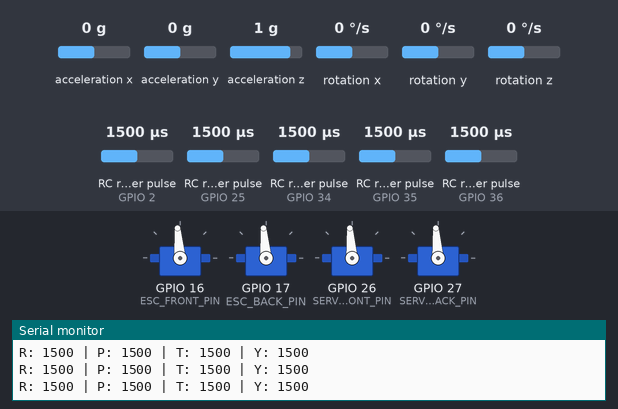
A sketch run on a simulated ESP32. Parts: 4 × servo, the last lines printed to the serial monitor. Wiring (inferred from the names in the program): 5 × RC receiver channel: data GPIO 2 / data GPIO 25 / data GPIO 34 / data GPIO 35 / data GPIO 36. The inputs (shaded band) are chosen by the test bench; at power-on: RC receiver pulse (sensors on GPIO 35, GPIO 2, GPIO 25, GPIO 34, GPIO 36) 1500 µs, acceleration y 0 g, rotation x 0 °/s, rotation y 0 °/s, acceleration x 0 g, acceleration z 1 g, rotation z 0 °/s. Servo pulses on a pin are drawn as a servo (544–2400 µs = 0–180°).

Above: at 6.2 s.
6.3 s: RC receiver pulse (sensor on GPIO 35) set to 1020 µs
At 8.3 s:
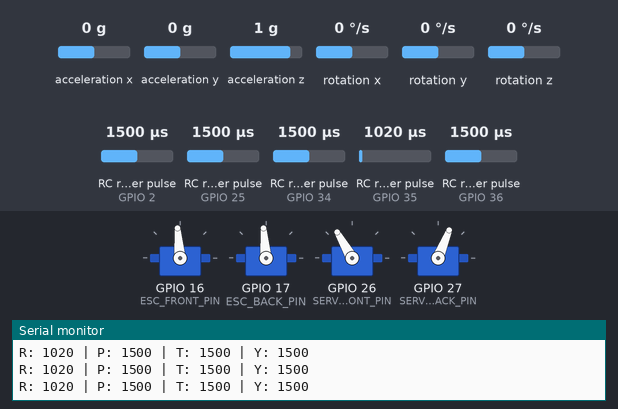
9.3 s: RC receiver pulse (sensor on GPIO 2) set to 1250 µs
At 11.7 s:
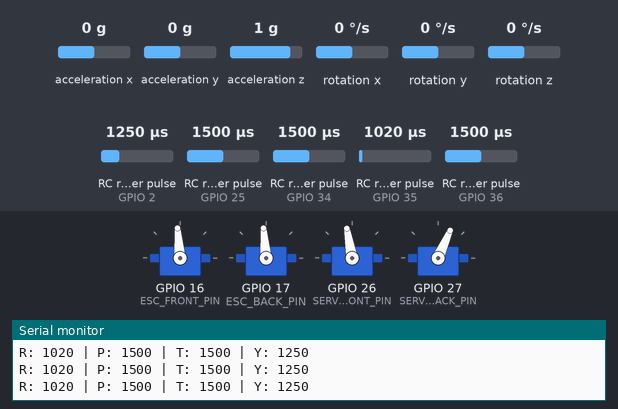
12.0 s: acceleration y set to -1.4 g
At 12.35 s:
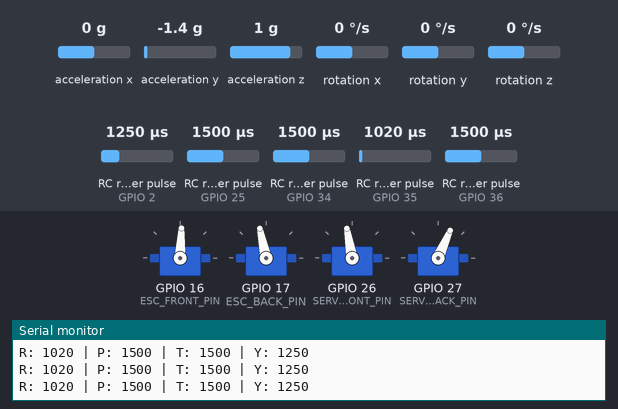
15.0 s: rotation x set to -100 °/s
At 16.4 s:
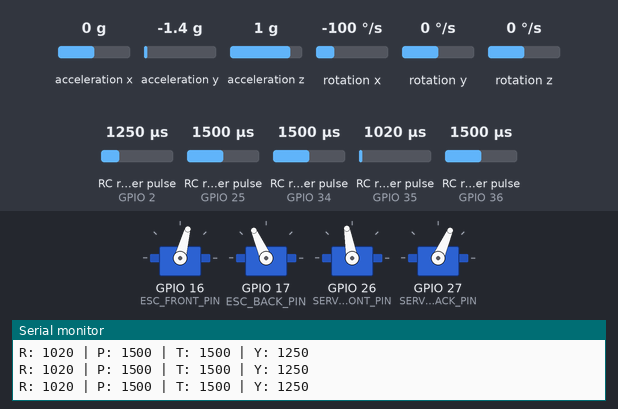
16.7 s: rotation y set to -192 °/s
At 19.4 s:
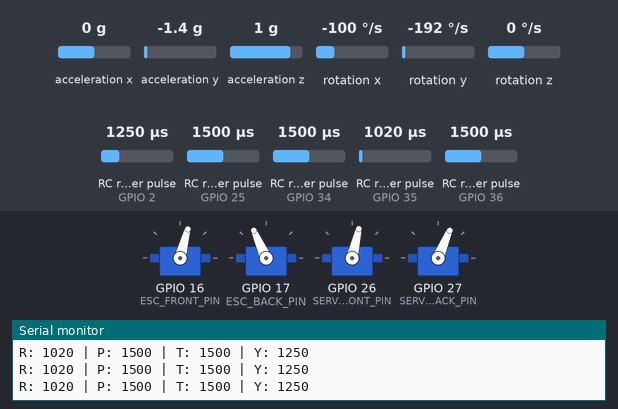
19.7 s: RC receiver pulse (sensor on GPIO 25) set to 1020 µs
At 20.9 s:
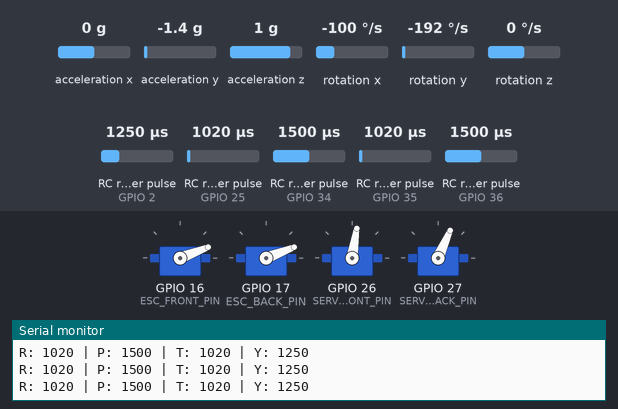
Timing chart, 0 to 22.2 s (numbered marks = the images above; inputs shaded):
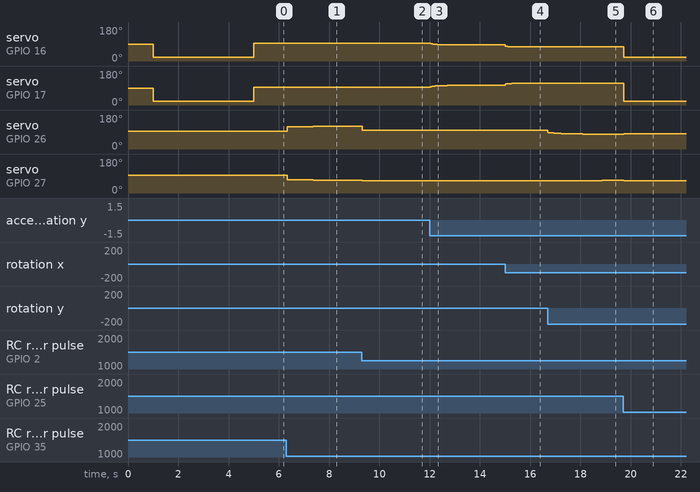

The sketch:

wifitune.ino
```cpp
/*
 ============================================================================
 BICOPTER OS - FLIGHT READY
 Sensor: MPU6050_light
 Receiver: 5-Wire PWM (Simplified Interrupt Logic)
 ============================================================================
*/

#include <Wire.h>
#include <MPU6050_light.h>
#include <ESP32Servo.h> // Added for precise ESC microsecond control

// --- Hardware Setup ---
#define RC_ROLL_PIN  35
#define RC_PITCH_PIN 34
#define RC_THR_PIN   25
#define RC_AUX_PIN   36
#define RC_YAW_PIN   2

//esc connected pins of esp32 (white and violet)
const int ESC_FRONT_PIN = 16;
const int ESC_BACK_PIN  = 17;

const int SERVO_FRONT_PIN = 26;
const int SERVO_BACK_PIN  = 27;

// --- PWM Channels (Required for ESP32 Core v2.x) ---
// Note: ESC channels removed as ESP32Servo auto-allocates them
const int SERVO_FRONT_CH = 2;
const int SERVO_BACK_CH  = 3;

// --- Tuning ---
int FRONT_MID = 310; // Updated to match your successful test
int BACK_MID  = 310;

const int SERVO_LIMIT = 60; // Adjusted based on your 250-370 range

// --- ESC Translated Limits (Microseconds) ---
const int ESC_MIN_US  = 732;   // Was 150 ticks
const int ESC_IDLE_US = 1099;  // Was 225 ticks
const int ESC_MAX_US  = 2002;  // Was 410 ticks
const float TICK_TO_US = 4.8828f;

// --------
// PID VALUES FOR TUNING
// --------

float AKP = 1.930;
float RKP = 0.130;
float RKI = 0.030;
float RKD = 0.000;
float RFF = 50.0;

float PAKP = 2.500;
float PRKP = 0.150;
float PRKI = 0.010;
float PRKD = 0.020;

float YKP = 0.250;
float YKI = 0.010;
float YKD = 0.000;

const float I_TERM_LIMIT = 250.0;
const float MAX_RATE = 400.0;

// END OF PID VALUES

// --- MPU ---
MPU6050 mpu(Wire);

// --- State ---
Servo escFront;
Servo escBack;

float roll_angle = 0;
float pitch_angle = 0;

float roll_i = 0;
float pitch_i = 0;
float yaw_i = 0;

unsigned long last_time = 0;
unsigned long last_debug_time = 0;

// Loop timing variable
unsigned long loop_timer = 0;
const unsigned long LOOP_TIME_US = 4000; // 250Hz control loop

// --- RC Variables ---
volatile unsigned long r_start=0, p_start=0, t_start=0, a_start=0, y_start=0;
volatile unsigned long rc_roll_val=1500, rc_pitch_val=1500, rc_thr_val=1000, rc_aux_val=1000, rc_yaw_val=1500;

// --- Helper ---
float applyDeadband(float value, float deadband) {
  if(abs(value) < deadband) return 0;
  return (value > 0) ? value - deadband : value + deadband;
}

// ---------------- INTERRUPTS OF RC (Integrated from successful test)

void IRAM_ATTR readRoll() {
  if (digitalRead(RC_ROLL_PIN)) r_start = micros();
  else rc_roll_val = micros() - r_start;
}

void IRAM_ATTR readPitch() {
  if (digitalRead(RC_PITCH_PIN)) p_start = micros();
  else rc_pitch_val = micros() - p_start;
}

void IRAM_ATTR readThr() {
  if (digitalRead(RC_THR_PIN)) t_start = micros();
  else rc_thr_val = micros() - t_start;
}

void IRAM_ATTR readAux() {
  if (digitalRead(RC_AUX_PIN)) a_start = micros();
  else rc_aux_val = micros() - a_start;
}

void IRAM_ATTR readYaw() {
  if (digitalRead(RC_YAW_PIN)) y_start = micros();
  else rc_yaw_val = micros() - y_start;
}
// END OF RC INTERRUPTS


// ---------------- SETUP ----------------
void setup() {
  Serial.begin(115200);

  Wire.begin();
  Wire.setClock(400000);

  // Initialize MPU6050
  byte status = mpu.begin();
  if (status != 0) {
    Serial.println("Failed to find MPU chip!");
    while (1) { delay(10); }
  }

  // Setup Input Pins
  pinMode(RC_ROLL_PIN, INPUT);
  pinMode(RC_PITCH_PIN, INPUT);
  pinMode(RC_THR_PIN, INPUT);
  pinMode(RC_AUX_PIN, INPUT);
  pinMode(RC_YAW_PIN, INPUT);

  // Attach Interrupts
  attachInterrupt(RC_ROLL_PIN, readRoll, CHANGE);
  attachInterrupt(RC_PITCH_PIN, readPitch, CHANGE);
  attachInterrupt(RC_THR_PIN, readThr, CHANGE);
  attachInterrupt(RC_AUX_PIN, readAux, CHANGE);
  attachInterrupt(RC_YAW_PIN, readYaw, CHANGE);

  // Setup ESP32Servo for ESCs
  ESP32PWM::allocateTimer(0);
  ESP32PWM::allocateTimer(1);
  escFront.setPeriodHertz(50);
  escBack.setPeriodHertz(50);
  escFront.attach(ESC_FRONT_PIN, 500, 2500);
  escBack.attach(ESC_BACK_PIN, 500, 2500);

  // Setup LEDC PWM for Servos (Channel, Frequency = 50Hz, Resolution = 12-bit)
  ledcSetup(SERVO_FRONT_CH, 50, 12);
  ledcAttachPin(SERVO_FRONT_PIN, SERVO_FRONT_CH);
  ledcSetup(SERVO_BACK_CH, 50, 12);
  ledcAttachPin(SERVO_BACK_PIN, SERVO_BACK_CH);

  // Force servos to their neutral (perpendicular) position during startup/calibration
  ledcWrite(SERVO_FRONT_CH, FRONT_MID);
  ledcWrite(SERVO_BACK_CH, BACK_MID);
  // -----------------------------
  delay(1000);
  Serial.print("servos set to neutral position");
  // Initialize ESCs to precise 732us MIN throttle and wait to ensure arming
  escFront.writeMicroseconds(ESC_MIN_US);
  escBack.writeMicroseconds(ESC_MIN_US);
  delay(3000);

  // Auto-calibrates Gyro and Accelerometer offsets
  Serial.println("Calibrating MPU... Keep it level and steady!");
  mpu.calcOffsets();
  Serial.println("Calibration Done!");

  last_time = micros();
  loop_timer = micros();
}

// ---------------- MAIN LOOP ----------------
void loop() {
  // 1. Throttle the PID and MPU loop to run exactly at 250Hz
  unsigned long now = micros();
  unsigned long elapsed = now - loop_timer;

  if (elapsed < LOOP_TIME_US) {
    // Hand CPU time back to the ESP32 OS to feed the Watchdog
    if (LOOP_TIME_US - elapsed > 1000) {
      delay(1);
    }
    return; // Exit early and start the loop over
  }
  loop_timer = now;

  // 2. Fetch fresh data from the sensor
  mpu.update();

  float dt = (now-last_time)/1000000.0;
  if(dt<=0 || dt>0.05) dt=0.01;
  last_time = now;

  // 3. Read RC Values (Directly from the working interrupt logic)
  long p_r = rc_roll_val;
  long p_p = rc_pitch_val;
  long p_t = rc_thr_val;
  long p_y = rc_yaw_val;

  //reading mpu values from the sensor...
  // MPU6050_light returns gyro in deg/s directly!
  float gr = mpu.getGyroY();
  float gp = mpu.getGyroX();
  float gz = mpu.getGyroZ();

  // MPU6050_light returns accel in g's
  float ax = mpu.getAccX();
  float ay = mpu.getAccY();
  float az = mpu.getAccZ();

  //------------------------------------------

  // Complementary filter
  roll_angle = 0.98*(roll_angle + gr*dt) + 0.02*(atan2(ax, az)*57.3);
  pitch_angle = 0.98*(pitch_angle + gp*dt) + 0.02*(atan2(ay, az)*57.3);

  //---------------------------------------------------

  // Debug prints
  if (millis() - last_debug_time > 250) {
    Serial.printf("R: %ld | P: %ld | T: %ld | Y: %ld\n", p_r, p_p, p_t, p_y);
    last_debug_time = millis();
  }

  // Calculate Stick Inputs with Deadband
  float r_stick = applyDeadband((p_r-1500.0)/500.0,0.05);
  float p_stick = applyDeadband((p_p-1500.0)/500.0,0.05);
  float y_stick = applyDeadband((p_y-1500.0)/500.0,0.05);

  // Target angles based on stick position
  float target_roll = r_stick*30.0;
  float target_pitch = p_stick*30.0;

  // PID calculations
  float r_des = constrain(AKP*(target_roll-roll_angle),-MAX_RATE,MAX_RATE);
  float p_des = constrain(PAKP*(target_pitch-pitch_angle),-MAX_RATE,MAX_RATE);
  float y_des = y_stick*400.0;

  float r_err = r_des-gr;
  float p_err = p_des-gp;
  float y_err = y_des-gz;

  roll_i += r_err*dt;
  pitch_i += p_err*dt;
  yaw_i += y_err*dt;

  roll_i = constrain(roll_i,-I_TERM_LIMIT,I_TERM_LIMIT);
  pitch_i = constrain(pitch_i,-I_TERM_LIMIT,I_TERM_LIMIT);
  yaw_i = constrain(yaw_i,-I_TERM_LIMIT,I_TERM_LIMIT);

  float r_out = (RKP*r_err)+(RKI*roll_i)+(r_stick*RFF);
  float y_out = (YKP*y_err)+(YKI*yaw_i);
  float p_out = (PRKP*p_err)+(PRKI*pitch_i);

  // Write to Servos (Roll PID correction signs reversed to oppose tilt)
  int front_servo_cmd = constrain(FRONT_MID - (int)r_out + (int)y_out, FRONT_MID - SERVO_LIMIT, FRONT_MID + SERVO_LIMIT);
  int back_servo_cmd  = constrain(BACK_MID  + (int)r_out + (int)y_out, BACK_MID  - SERVO_LIMIT, BACK_MID  + SERVO_LIMIT);

  ledcWrite(SERVO_FRONT_CH, front_servo_cmd);
  ledcWrite(SERVO_BACK_CH, back_servo_cmd);

  //---------------------------------------------------------

  // Write to ESCs (Updated using exact microsecond logic)
  // Cut motors if throttle is at the absolute bottom to prevent ground spinning
  if (p_t < 1050) {
    escFront.writeMicroseconds(ESC_MIN_US);
    escBack.writeMicroseconds(ESC_MIN_US);
    roll_i = 0; // Reset I-term on ground to prevent spool-up
    pitch_i = 0;
    yaw_i = 0;
  } else {
    // Map throttle and apply PID scaled to microseconds
    int base_throttle_us = map(p_t, 1000, 2000, ESC_IDLE_US, ESC_MAX_US);
    int p_out_us = (int)(p_out * TICK_TO_US);

    escFront.writeMicroseconds(constrain(base_throttle_us - p_out_us, ESC_MIN_US, ESC_MAX_US));
    escBack.writeMicroseconds(constrain(base_throttle_us + p_out_us, ESC_MIN_US, ESC_MAX_US));
  }
}
```

Measured:
- after the input at 6.3 s, servo on GPIO 26 (SERVO_FRONT_PIN): 94° → 119° at once, → 120° 1.0 s later, → 121° 1.3 s later; servo on GPIO 27 (SERVO_BACK_PIN): 94° → 69° at once, → 68° 1.0 s later, → 67° 1.9 s later
- after the input at 9.3 s, servo on GPIO 27 (SERVO_BACK_PIN): 67° → 66° after 0.02 s instead of 1.2 s
- after the input at 12.0 s, servo on GPIO 16 (ESC_FRONT_PIN): moves from 95° to 85° over 0.74 s, starting at once; servo on GPIO 17 (ESC_BACK_PIN): moves from 95° to 104° over 0.67 s, starting at once
- after the input at 15.0 s, servo on GPIO 16 (ESC_FRONT_PIN): 85° → 77° at once, → 76° 0.11 s later, → 75° 0.16 s later; servo on GPIO 17 (ESC_BACK_PIN): 104° → 112° at once, → 113° 0.10 s later, → 114° 0.16 s later
- after the input at 16.7 s, servo on GPIO 26 (SERVO_FRONT_PIN): moves from 100° to 77° over 2.0 s, starting at once; servo on GPIO 27 (SERVO_BACK_PIN): 66° → 67° after 2.2 s
- after the input at 19.7 s, servo on GPIO 16 (ESC_FRONT_PIN): 75° → 21° at once; servo on GPIO 17 (ESC_BACK_PIN): 114° → 21° at once; servo on GPIO 26 (SERVO_FRONT_PIN): 77° → 81° at once; servo on GPIO 27 (SERVO_BACK_PIN): 67° → 66° at once
